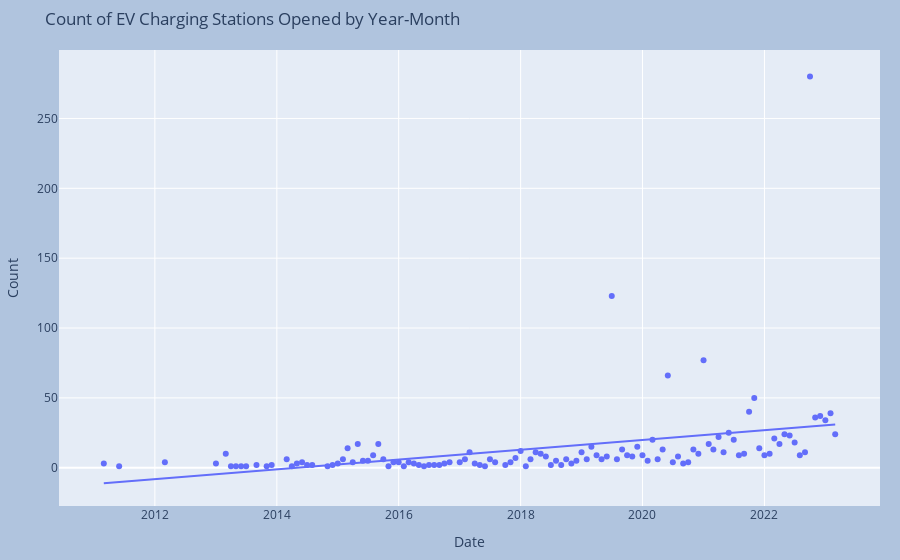

Notebook code cell kept with this figure:
### Code cell
line_plot = df['Open-Date'].value_counts().rename_axis('Date').reset_index(name='Count').sort_values(by=['Date'],ascending=True).reset_index(drop=True)
line_plot['Date']= pd.to_datetime(line_plot['Date'])
fig = px.scatter(line_plot, x="Date", y="Count",trendline="ols", title="Count of EV Charging Stations Opened by Year-Month")
fig.update_layout(
    margin=dict(l=20, r=20, t=50, b=20),
    paper_bgcolor="LightSteelBlue",
)

fig.show()
